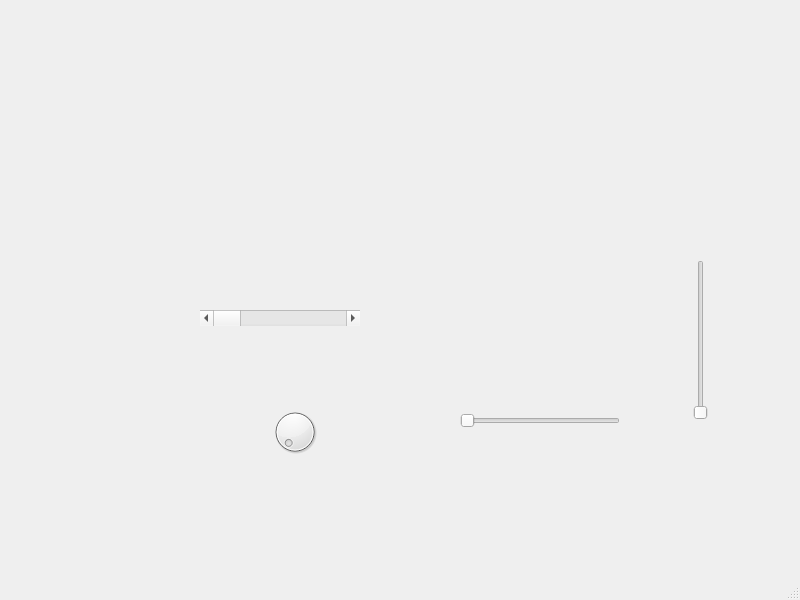
<?xml version="1.0" encoding="UTF-8"?>
<ui version="4.0">
 <class>MainWindow</class>
 <widget class="QMainWindow" name="MainWindow">
  <property name="geometry">
   <rect>
    <x>0</x>
    <y>0</y>
    <width>800</width>
    <height>600</height>
   </rect>
  </property>
  <property name="windowTitle">
   <string>MainWindow</string>
  </property>
  <widget class="QWidget" name="centralwidget">
   <widget class="QScrollBar" name="horizontalScrollBar">
    <property name="geometry">
     <rect>
      <x>200</x>
      <y>310</y>
      <width>160</width>
      <height>16</height>
     </rect>
    </property>
    <property name="orientation">
     <enum>Qt::Horizontal</enum>
    </property>
   </widget>
   <widget class="QDial" name="dial">
    <property name="geometry">
     <rect>
      <x>270</x>
      <y>400</y>
      <width>50</width>
      <height>64</height>
     </rect>
    </property>
   </widget>
   <widget class="QSlider" name="horizontalSlider">
    <property name="geometry">
     <rect>
      <x>460</x>
      <y>410</y>
      <width>160</width>
      <height>22</height>
     </rect>
    </property>
    <property name="orientation">
     <enum>Qt::Horizontal</enum>
    </property>
   </widget>
   <widget class="QSlider" name="verticalSlider">
    <property name="geometry">
     <rect>
      <x>690</x>
      <y>260</y>
      <width>22</width>
      <height>160</height>
     </rect>
    </property>
    <property name="orientation">
     <enum>Qt::Vertical</enum>
    </property>
   </widget>
  </widget>
  <widget class="QMenuBar" name="menubar">
   <property name="geometry">
    <rect>
     <x>0</x>
     <y>0</y>
     <width>800</width>
     <height>23</height>
    </rect>
   </property>
  </widget>
  <widget class="QStatusBar" name="statusbar"/>
 </widget>
 <resources/>
 <connections/>
</ui>
